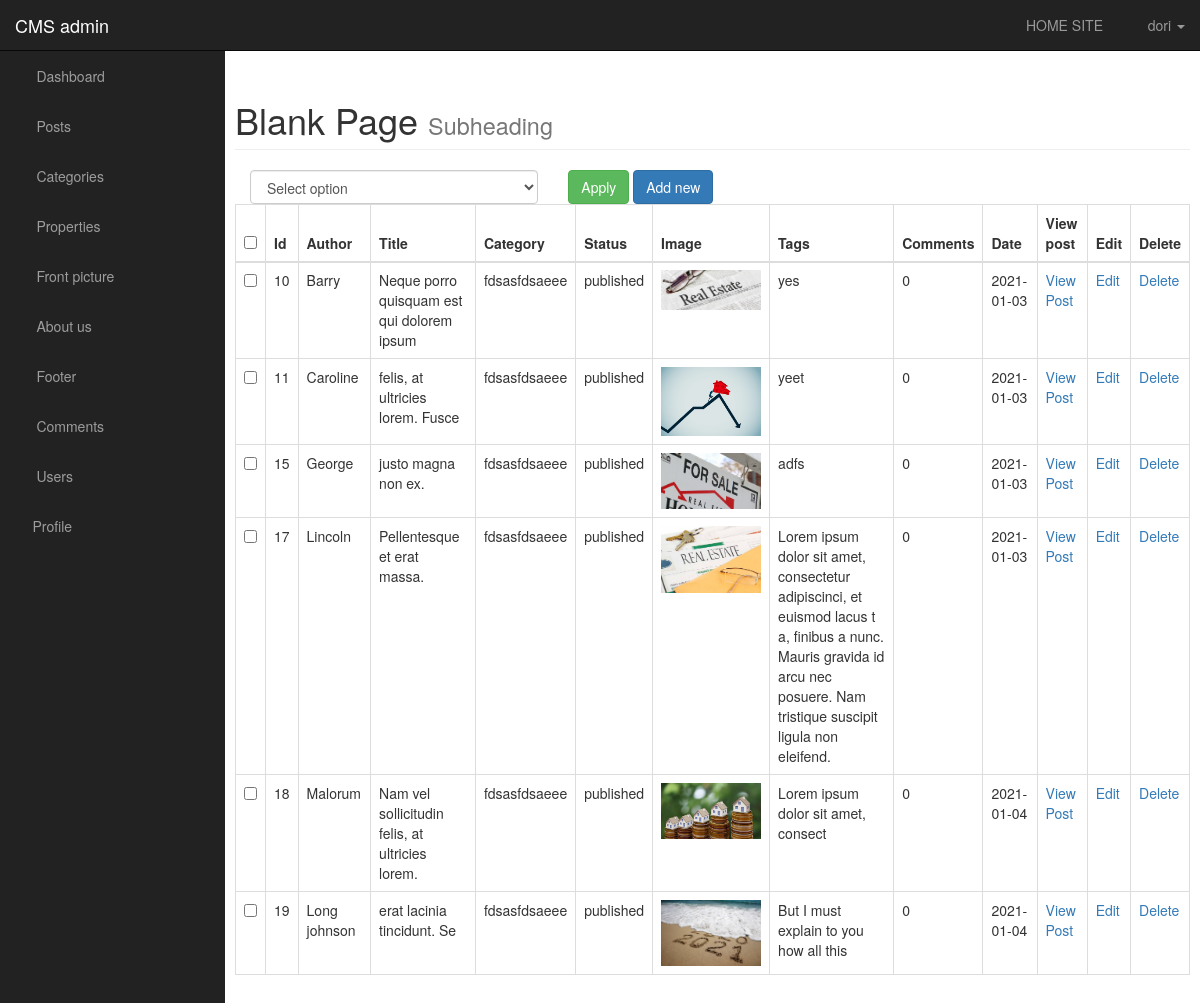
/admin/posts.php (signed in), run on the app's committed database.
### tables this page shows
CREATE TABLE `posts` (
  `post_id` int(3) NOT NULL,
  `post_category_id` int(3) NOT NULL,
  `post_title` varchar(255) NOT NULL,
  `post_author` varchar(255) NOT NULL,
  `post_date` date NOT NULL,
  `post_image` text NOT NULL,
  `post_content` text NOT NULL,
  `post_tags` varchar(255) NOT NULL,
  `post_comment_count` int(11) NOT NULL,
  `post_status` varchar(255) NOT NULL DEFAULT 'draft',
  `post_header` varchar(255) NOT NULL
);

CREATE TABLE `categories` (
  `cat_id` int(3) NOT NULL,
  `cat_title` varchar(255) NOT NULL
);

### admin/includes/view_all_posts.php (the view, shortened to what this page needs)
<form action="" method="post">
<table  class="table table-bordered table-hover">
    <div id="bulOptionsContainer" class="col-xs-4">
        <select class="form-control" name="bulk_options" id="">
            <option value="">Select option</option>
        </select>
    </div>
    <div class="col-xs-4">
        <input type="submit" name="submit" class="btn btn-success" value="Apply">
        <a class="btn btn-primary" href="posts.php?source=add_posts">Add new</a>
    </div>
                    <thead>
                        <tr>
                            <th><input id="selectAllBoxes" type="checkbox"></th>
                            <th>Id</th>
                            <th>Author</th>
                            <th>Title</th>
                            <th>Category</th>
                            <th>Status</th>
                            <th>Image</th>
                            <th>Tags</th>
                            <th>Comments</th>
                            <th>Date</th>
                            <th>View post</th>
                            <th>Edit</th>
                            <th>Delete</th>
                        </tr>
                    </thead>
                    <tbody>
                        <tr>
<?php
$query = "SELECT * FROM posts";
$select_posts = mysqli_query($connection, $query);
while ($row = mysqli_fetch_assoc( $select_posts)) {
    $post_id = $row['post_id'];
    $post_author = $row['post_author'];
    $post_title = $row['post_title'];
    $post_category_id = $row['post_category_id'];
    $post_status = $row['post_status'];
    $post_image = $row['post_image'];
    $post_tags = $row['post_tags'];
    $post_comment_count = $row['post_comment_count'];
    $post_date = $row['post_date'];
    echo "<tr>";
    ?>
<td><input class='checkBoxes' type='checkbox' name='checkBoxArray[]' value='<?php echo $post_id ?>'> </td>
<?php
    echo "<td>$post_id</td>";
    echo "<td>$post_author</td>";
    echo "<td>$post_title</td>";
$query = "SELECT * FROM categories WHERE cat_id = {$post_category_id}";
$select_categories_id = mysqli_query($connection, $query);
while ($row = mysqli_fetch_assoc( $select_categories_id)) {
$cat_title = $row['cat_title'];
    echo "<td> {$cat_title} </td>";
}
    echo "<td>$post_status</td>";
    echo "<td><img width='100' src='../images/$post_image' alt='image'</td>";
    echo "<td>$post_tags</td>";
    echo "<td>$post_comment_count</td>";
    echo "<td>$post_date</td>";
    echo "<td><a href='../post.php?&p_id={$post_id}'>View Post</a></td>";
    echo "<td><a href='posts.php?source=edit_post&p_id={$post_id}'>Edit</a></td>";
    echo "<td><a onClick=\"javascript: return confirm('Are you sure you want to delete'); \" href='posts.php?delete={$post_id}'>Delete</a></td>";
    echo "</tr>";
}
?>
                        </tbody>
                </table>
                </form>

### admin/css/sb-admin.css (style rules this page uses)
body { margin-top: 100px; background-color: #222; }
@media (min-width:768px) { body { margin-top: 50px; } }

### data on the page
posts: post_id "10", post_author "Barry", post_title "Neque porro quisquam est qui dolorem ipsum", post_status "published", post_image (picture), post_tags "yes", post_comment_count "0", post_date "2021-01-03"
categories: cat_title "fdsasfdsaeee"
posts: post_id "11", post_author "Caroline", post_title "felis, at ultricies lorem. Fusce", post_status "published", post_image (picture), post_tags "yeet", post_comment_count "0", post_date "2021-01-03"
posts: post_id "15", post_author "George", post_title "justo magna non ex.", post_status "published", post_image (picture), post_tags "adfs", post_comment_count "0", post_date "2021-01-03"
posts: post_id "17", post_author "Lincoln", post_title "Pellentesque et erat massa.", post_status "published", post_image (picture), post_tags "Lorem ipsum dolor sit amet, consectetur adipiscinci, et euismod lacus t a, finibus a nunc. Mauris gravida id arcu nec posuere. Nam tristique suscipit ligula non eleifend.", post_comment_count "0", post_date "2021-01-03"
posts: post_id "18", post_author "Malorum", post_title "Nam vel sollicitudin felis, at ultricies lorem.", post_status "published", post_image (picture), post_tags "Lorem ipsum dolor sit amet, consect", post_comment_count "0", post_date "2021-01-04"
posts: post_id "19", post_author "Long johnson", post_title "erat lacinia tincidunt. Se", post_status "published", post_image (picture), post_tags "But I must explain to you how all this", post_comment_count "0", post_date "2021-01-04"

### other printed values
$_SESSION['username'] "dori"
